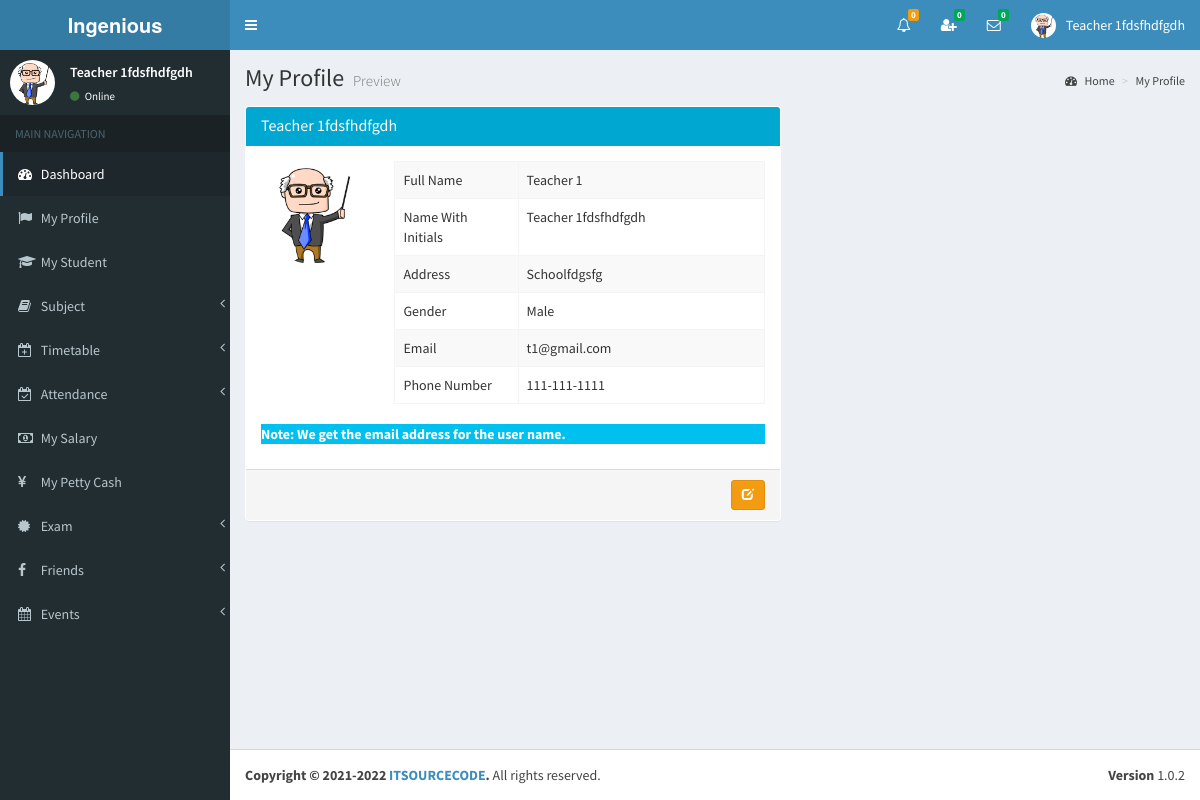
Screenshot of /view/teacher_profile2.php (signed in) with the database file from the repository.
### tables this page shows
CREATE TABLE `teacher` (
  `id` int(11) NOT NULL,
  `full_name` varchar(255) NOT NULL,
  `i_name` varchar(255) NOT NULL,
  `gender` varchar(255) NOT NULL,
  `address` varchar(255) NOT NULL,
  `phone` varchar(255) NOT NULL,
  `email` varchar(255) NOT NULL,
  `image_name` varchar(255) NOT NULL,
  `index_number` bigint(11) NOT NULL,
  `reg_date` date NOT NULL
);

### view/teacher_profile2.php (the view, shortened to what this page needs)
<?php include_once('head.php'); ?>
<?php include_once('header_teacher.php'); ?>
<?php include_once('sidebar2.php'); ?>
<div class="content-wrapper">
    <section class="content-header">
    	<h1>
        	My Profile
        	<small>Preview</small>
        </h1>
        <ol class="breadcrumb">
        	<li><a href="#"><i class="fa fa-dashboard"></i> Home</a></li>
            <li><a href="#">My Profile</a></li>
    	</ol>
	</section>
<?php
include_once('../controller/config.php');
$index=$_SESSION["index_number"];
$sql="SELECT * FROM teacher WHERE index_number='$index'";
$result=mysqli_query($conn,$sql);
$row=mysqli_fetch_assoc($result);
$full_name=$row['full_name'];
$i_name=$row['i_name'];
$gender=$row['gender'];
$address=$row['address'];
$phone=$row['phone'];
$email=$row['email'];
$image=$row['image_name'];
?>
	<section class="content">
    	<div class="row">
        	<div class="col-md-7">
            	<div class="panel">
                	<div class="panel-heading bg-aqua-active">
                    	<h4 class="panel-title" id="hname"><?php echo $i_name; ?></h4>
                    </div>
                    <div class="panel-body">
                    	<div class="row"  id="my_profile">
                			<div class="col-md-3">
                				<img id="photo2" alt="User Pic" src="../<?php echo $image; ?>" class="img-circle img-responsive">
                			</div>
                			<div class=" col-md-9">
                  				<table class="table table-bordered table-striped">
                    				<tbody>
                      					<tr>
                        					<td class="col-md-4">Full Name</td>
                        					<td id="full_name"><?php echo $full_name; ?></td>
                      					</tr>
                      					<tr>
                        					<td>Name With Initials</td>
                        					<td id="i_name"><?php echo $i_name; ?> </td>
                      					</tr>
                             			<tr>
                        					<td>Address</td>
                        					<td id="address"><?php echo $address; ?> </td>
                      					</tr>
                        				<tr>
                        					<td>Gender</td>
                        					<td id="gender"><?php echo $gender; ?> </td>
                      					</tr>
                      					<tr>
                        					<td>Email</td>
                        					<td id="email"><?php echo $email; ?> </td>
                      					</tr>
                                        <tr>
                        					<td>Phone Number</td>
                        					<td id="phone"><?php echo $phone; ?> </td>
                      					</tr>
                    				</tbody>
                  				</table>
                  			</div>
                   		</div>
                         <p class="alert-info" id="note1"><strong>Note: We get the email address for the user name.</strong></p>
                     </div>
                     <div class="panel-footer text-right" id="panel_footer">
                    	<a href="#" onClick="editMyProfile('<?php echo $index; ?>')" type="button" class="btn btn-sm btn-warning" id="btnEdit"><i class="glyphicon glyphicon-edit"></i></a>
                    </div>
            	</div>
        	</div>
		</div>
	</section>
</div>
<?php include_once('footer.php');?>

### view/header_teacher.php (shortened to what this page needs)
<body class="hold-transition skin-blue sidebar-mini" >
<div class="wrapper">
  <header class="main-header" >
    <a href="" class="logo">
      <span class="logo-lg"><strong>Ingenious </strong></span>
    </a>
    <nav class="navbar navbar-static-top">
		<a href="#" class="sidebar-toggle" data-toggle="offcanvas" role="button">
       	</a>
		<div class="navbar-custom-menu">
			<ul class="nav navbar-nav">
              <li class="dropdown notifications-menu">
                <a href="#" class="dropdown-toggle" data-toggle="dropdown">
                  <i class="fa fa-bell-o"></i>
<?php
include_once('../controller/config.php');
$my_type=$_SESSION["type"];
$my_index=$_SESSION["index_number"];
if($my_type == 'Teacher'){
	$sql1="SELECT COUNT(id) FROM notification_history WHERE user_type='Teacher' AND index_number='$my_index' AND _isread='0'";
	$result1=mysqli_query($conn,$sql1);
	$row1=mysqli_fetch_assoc($result1);
	$notfi_count=$row1['COUNT(id)'];
?>
                  <span class="label label-warning"><?php echo $notfi_count; ?></span>
                </a>
              </li>
<?php }  ?>
<?php
include_once('../controller/config.php');
$my_index=$_SESSION["index_number"];
$my_type=$_SESSION["type"];
$sql="SELECT count(id)
      FROM my_friends
      WHERE my_index='$my_index' AND _status='Pending' AND _isread='0'";
$result=mysqli_query($conn,$sql);
$row=mysqli_fetch_assoc($result);
$unread_count=$row['count(id)'];
?>
              <li class="dropdown messages-menu"  id="friend_request">
              	<a href="#" class="dropdown-toggle" data-toggle="dropdown" onClick="showFriendRequest('<?php echo $my_index; ?>','<?php echo $my_type; ?>')">
                  <i class="fa fa-user-plus"></i>
                  <span class="label label-success"><?php echo $unread_count; ?></span>
                </a>
              </li>
<?php
include_once('../controller/config.php');
$my_index=$_SESSION["index_number"];
$unread_msg_count=0;
$sql="SELECT * FROM my_friends WHERE my_index='$my_index'";
$result=mysqli_query($conn,$sql);
while($row=mysqli_fetch_assoc($result)){
	$friend_index=$row['friend_index'];
	$sql1="SELECT count(id)
		  FROM online_chat
		  WHERE user_index='$friend_index' AND _isread='0'";
	$result1=mysqli_query($conn,$sql1);
	$row1=mysqli_fetch_assoc($result1);
	$unread_msg_count+=$row1['count(id)'];
}
?>
              <li class="dropdown messages-menu" id="unread_msg">
                <a href="#" class="dropdown-toggle" data-toggle="dropdown" >
                  <i class="fa fa-envelope-o"></i>
                  <span class="label label-success"><?php echo $unread_msg_count; ?></span>
                </a>
<?php
include_once('../controller/config.php');
$index=$_SESSION["index_number"];
$type=$_SESSION["type"];
$time='';
$file_path='';
	$sql="SELECT
           DISTINCT conversation_id,friend_index
           FROM
              my_friends
           WHERE
              	my_index='$index'
           ORDER BY
              conversation_id";
	$result=mysqli_query($conn,$sql);
	while($row=mysqli_fetch_assoc($result)){
		$conversation_id=$row['conversation_id'];
		$friend_index=$row['friend_index'];
		$sql3="SELECT * FROM my_friends WHERE conversation_id='$conversation_id' and friend_index='$friend_index'";
		$result3=mysqli_query($conn,$sql3);
		$row3=mysqli_fetch_assoc($result3);
		$friend_type=$row3['friend_type'];
		if($friend_type == "Admin"){
			$sql1="SELECT * FROM admin WHERE index_number='$friend_index'";
			$result1=mysqli_query($conn,$sql1);
			$row1=mysqli_fetch_assoc($result1);
			$friend_name=$row1['i_name'];
			$friend_image=$row1['image_name'];
		}
		if($friend_type == "Teacher"){
			$sql1="SELECT * FROM teacher WHERE index_number='$friend_index'";
			$result1=mysqli_query($conn,$sql1);
			$row1=mysqli_fetch_assoc($result1);
			$friend_name=$row1['i_name'];
			$friend_image=$row1['image_name'];
		}
		if($friend_type == "Student"){
			$sql1="SELECT * FROM student WHERE index_number='$friend_index'";
			$result1=mysqli_query($conn,$sql1);
			$row1=mysqli_fetch_assoc($result1);
			$friend_name=$row1['i_name'];
			$friend_image=$row1['image_name'];
		}
		$sql2="SELECT * FROM online_chat WHERE conversation_id='$conversation_id' ORDER BY id DESC LIMIT 1";
		$result2=mysqli_query($conn,$sql2);
		while($row2=mysqli_fetch_assoc($result2)){
			$last_msg=$row2['msg'];
			$msg_time=$row2['time'];
			$datetime1 = new DateTime($msg_time);
			$datetime2 = new DateTime();
			$interval = $datetime1->diff($datetime2);
			$year = $interval->format('%y y ');
			$month = $interval->format('%m m ');
			$days = $interval->format('%a d');
			$hours = $interval->format('%h h');
			$minutes = $interval->format('%i mins');
			$seconds = $interval->format('%s sec');
			if($year>0){
				$time=$year;
			}else if($month>0){
				$time=$month;
			}else if($days>0){
				$time=$days;
			}else if($hours>0){
				$time=$hours;
			}else if($minutes>0){
				$time=$minutes;
			}else{
				$time=$seconds;
			}
			if($type=="Admin"){
				$file_path="my_friends.php?do=showChatBox&my_index=$index&conversation_id=$conversation_id&friend_index=$friend_index&my_type=$type";
			}
			if($type=="Teacher"){
				$file_path="my_friends2.php?do=showChatBox&my_index=$index&conversation_id=$conversation_id&friend_index=$friend_index&my_type=$type";
			}
			if($type=="Student"){
				$file_path="my_friends1.php?do=showChatBox&my_index=$index&conversation_id=$conversation_id&friend_index=$friend_index&my_type=$type";
			}
?>
                      <li>
                        <a href="<?php echo $file_path; ?>" onClick="msgRead('<?php echo $index; ?>','<?php echo $conversation_id; ?>','<?php echo $friend_index; ?>','<?php echo $type; ?>')">
                          <div class="pull-left">
                            <img src="../<?php echo $friend_image; ?>" class="img-circle" alt="User Image">
                          </div>
                          <h4>
                            <?php echo $friend_name; ?>
                            <small><i class="fa fa-clock-o"></i> <?php echo $time; ?></small>
                          </h4>
                          <p><?php echo $last_msg; ?></p>
                        </a>
                      </li>
 <?php } } ?>
              </li>
<?php
include_once('../controller/config.php');
if($type=="Teacher"){
	$sql="SELECT * FROM teacher where index_number='$index'";
	$result=mysqli_query($conn,$sql);
	$row=mysqli_fetch_assoc($result);
}
?>
            	<li class="dropdown user user-menu">
                    <a href="#" class="dropdown-toggle" data-toggle="dropdown">
                      <img src="../<?php echo $row['image_name']; ?>" class="user-image" alt="User Image">
                      <span class="hidden-xs"><?php echo $row['i_name']; ?></span>
                    </a>
              </li>
            </ul>
        </div>
	</nav>
  </header>

### view/sidebar2.php (shortened to what this page needs)
  <aside class="main-sidebar">
    <section class="sidebar">
<?php
include_once('../controller/config.php');
$index=$_SESSION["index_number"];
$sql="SELECT * FROM teacher WHERE index_number='$index'";
$result=mysqli_query($conn,$sql);
$row=mysqli_fetch_assoc($result);
$name=$row['i_name'];
$image=$row['image_name'];
?>
      <div class="user-panel">
      	<div class="pull-left image">
        	<img src="../<?php echo $image; ?>" class="img-circle" alt="User Image">
        </div>
        <div class="pull-left info">
        	<p><?php echo $name; ?></p>
            <a href="#"><i class="fa fa-circle text-success"></i> Online</a>
        </div>
      </div>
      <ul class="sidebar-menu">
        <li class="header">MAIN NAVIGATION</li>
        <li class="active treeview">
          <a href="dashboard2.php">
            <i class="fa fa-dashboard"></i> <span>Dashboard</span>
          </a>
        </li>
        <li>
          <a href="teacher_profile2.php">
            <i class="fa fa-flag"></i> <span>My Profile</span>
          </a>
        </li>
         <li>
          <a href="my_student.php">
            <i class="fa fa-graduation-cap"></i> <span>My Student</span>
          </a>
        </li>
        <li class="treeview">
          <a href="#">
            <i class="fa fa-book"></i>
            <span>Subject</span>
            <span class="pull-right-container">
              <i class="fa fa-angle-left pull-right"></i>
            </span>
          </a>
        </li>
        <li class="treeview">
          <a href="#">
            <i class="fa fa-calendar-plus-o"></i>
            <span>Timetable</span>
            <span class="pull-right-container">
              <i class="fa fa-angle-left pull-right"></i>
            </span>
          </a>
        </li>
         <li class="treeview">
          <a href="#">
            <i class="fa fa-calendar-check-o"></i>
            <span>Attendance</span>
            <span class="pull-right-container">
              <i class="fa fa-angle-left pull-right"></i>
            </span>
          </a>
        </li>
        <li>
          <a href="my_salary.php">
            <i class="fa fa-money"></i> <span>My Salary</span>
          </a>
        </li>
         <li>
          <a href="my_petty_cash.php">
            <i class="fa fa-yen"></i> <span>My Petty Cash</span>
          </a>
        </li>
         <li class="treeview">
          <a href="#">
            <i class="fa fa-certificate"></i>
            <span>Exam</span>
            <span class="pull-right-container">
              <i class="fa fa-angle-left pull-right"></i>
            </span>
          </a>
        </li>
        <li class="treeview">
          <a href="#">
            <i class="fa fa-facebook"></i>
            <span>Friends</span>
            <span class="pull-right-container">
              <i class="fa fa-angle-left pull-right"></i>
            </span>
          </a>
        </li>
         <li class="treeview">
          <a href="#">
            <i class="fa fa-calendar"></i>
            <span>Events</span>
            <span class="pull-right-container">
              <i class="fa fa-angle-left pull-right"></i>
            </span>
          </a>
        </li>
      </ul>
    </section>
  </aside>

### rows the page displays
teacher: image_name (picture), i_name "Teacher 1fdsfhdfgdh", full_name "Teacher 1", address "Schoolfdgsfg", gender "Male", email "t1@gmail.com", phone "111-111-1111"

### other values shown
$notfi_count "0"
$unread_count "0"
$unread_msg_count "0"
